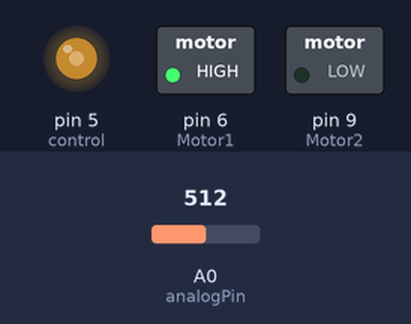
Recording of a sketch running on a simulated Arduino Uno, built with avr-gcc and run on an emulated ATmega328P. Shown: switched loads named in the sketch (green lamp = pin HIGH), output pins drawn as LEDs (lit = HIGH). Inputs (shaded band) come from the test bench; at power-on: A0 (analogPin) = 512.

Above: at 1.2 s.
1.3 s: A0 (analogPin) set to 716
At 2.5 s:
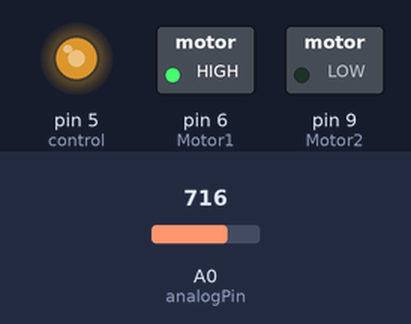
2.8 s: A0 (analogPin) set to 900
At 3.8 s:
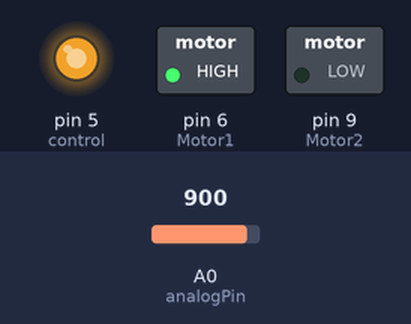
4.3 s: A0 (analogPin) set to 122
At 4.9 s:
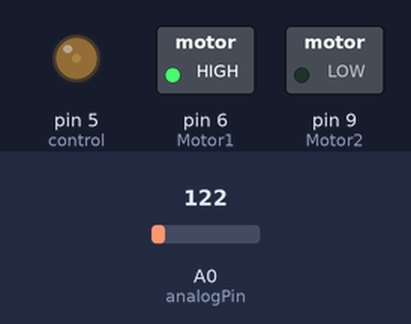
5.8 s: A0 (analogPin) set to 0
At 6.1 s:
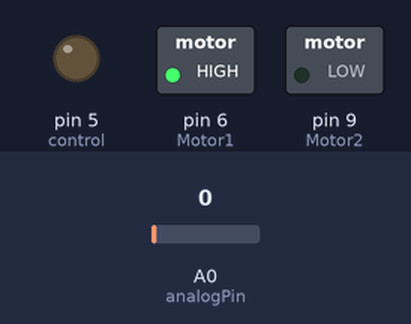
Timing chart, 0 to 8.3 s (numbered marks = the images above; inputs shaded):
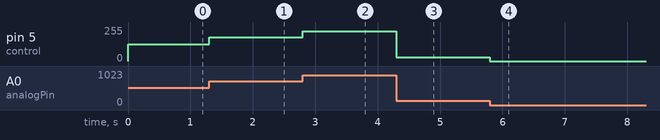

The sketch:

Control_motor.ino
```cpp
/* Este programa está diseñado para controlar un pequeño motor de 6 Voltios
mediante una placa del tipo Arduino Uno o Nano po ejemplo , un potenciómetro y un integrado L293D
Se puede controlar simultaneamente el giro y la velocidad del motor , aunque en este pequeño programa
yo he dejado el sentido de giro del motor fijo.
Los pines que sirven para controlar el sentido de giro son los denominados Motor1 y Motor2 ,
que en mi caso los he asignado a los Pines 6 y 9 de mi placa .
El pin que sirve para controlar la velocidad es el denominado "control" , en este caso el PIN 5 de mi placa .
Hay que tener en cuenta que el pin que se dedique al control de velocidad tiene que admitir PWM
Sentido de giro : Se controla mediante el valor 0 o 1 que se asigne a los pines Motor1 y Motor2.

Si ( Motor1 , Motor2 ) = ( HIGH , LOW ) girará en un sentido , mientras que
si ( Motor1 , Motor2 ) = ( LOW , HIGH ) girará en sentido opuesto

Para controlar la velocidad replicamos en la salida "control" un valor proporcional a la lectura analógica
que hacemos del potenciómetro
*/


const int analogPin = A0;
const int Motor1 = 6;
const int Motor2 = 9;
const int control = 5;
int value;      //variable que almacena la lectura analógica raw
int position;   //posicion del potenciometro de 0 a 254

void setup() {
   //Serial.begin(9600);
   pinMode(Motor1, OUTPUT);
   pinMode(Motor2, OUTPUT);
   pinMode(control, OUTPUT);
   digitalWrite(Motor1, HIGH);
   digitalWrite(Motor2, LOW);
}

void loop() {

  value = analogRead(analogPin);       // realizar la lectura analógica raw
  position = map(value, 0, 1023, 0, 254);  // convertir a señal de salida 0 a 254
  //Serial.println(position);
  analogWrite(control,position);
}
```

Measured:
- after the input at 1.3 s, pin 5 (control): 127/255 → 177/255 at once
- after the input at 2.8 s, pin 5 (control): 177/255 → 223/255 at once
- after the input at 4.3 s, pin 5 (control): 223/255 → 30/255 at once
- after the input at 5.8 s, pin 5 (control): 30/255 → 0/255 at once
